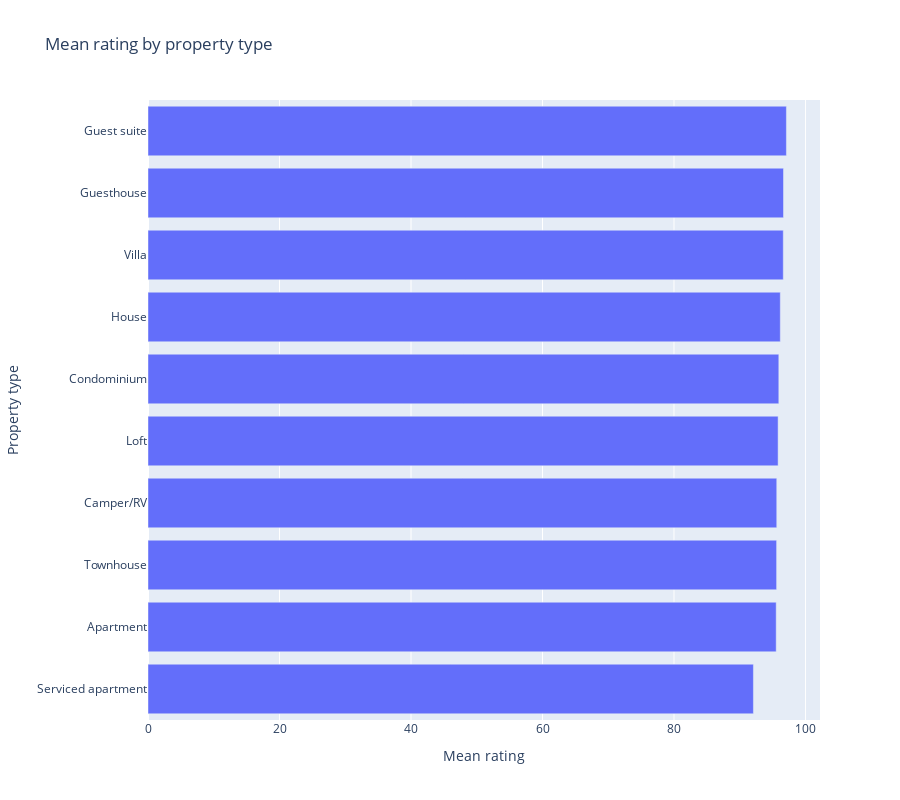

Source (notebook cell):
### Code cell
common_property_types = df.property_type.value_counts()[:10].index.tolist()
property_type_price = pd.DataFrame(df[df.property_type.isin(common_property_types)].groupby('property_type')['review_scores_rating'].mean()).sort_values('review_scores_rating').reset_index()
fig = px.bar(property_type_price, x="review_scores_rating", y="property_type", title="Mean rating by property type",                            orientation="h", labels={"review_scores_rating": "Mean rating", "property_type": "Property type"})
fig.update_layout(height=800)
fig.show()

### Figure 1 — Plotly figure (JSON) as saved in the notebook; plotly's stock layout.template omitted (floating-point values rounded to 4 significant figures)
{"data": [{"alignmentgroup": "True", "hovertemplate": "Mean rating=%{x}<br>Property type=%{y}<extra></extra>", "legendgroup": "", "marker": {"color": "#636efa"}, "name": "", "offsetgroup": "", "orientation": "h", "showlegend": false, "textposition": "auto", "type": "bar", "x": [92.08, 95.54, 95.61, 95.63, 95.84, 95.94, 96.17, 96.62, 96.66, 97.1], "xaxis": "x", "y": ["Serviced apartment", "Apartment", "Townhouse", "Camper/RV", "Loft", "Condominium", "House", "Villa", "Guesthouse", "Guest suite"], "yaxis": "y"}], "layout": {"barmode": "relative", "height": 800, "legend": {"tracegroupgap": 0}, "title": {"text": "Mean rating by property type"}, "xaxis": {"anchor": "y", "domain": [0, 1], "title": {"text": "Mean rating"}}, "yaxis": {"anchor": "x", "domain": [0, 1], "title": {"text": "Property type"}}}}
